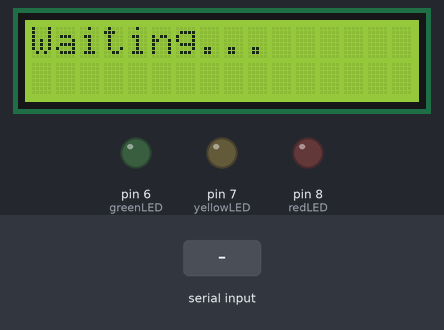
The sketch below on a simulated Arduino Uno, built with avr-gcc and run on an emulated ATmega328P. On the bench: 16×2 character LCD, output pins drawn as LEDs (lit = HIGH). The inputs (shaded band) are chosen by the test bench.

Above: at 1.2 s.
1.3 s: "90,45\n" received over Serial
At 1.6 s:
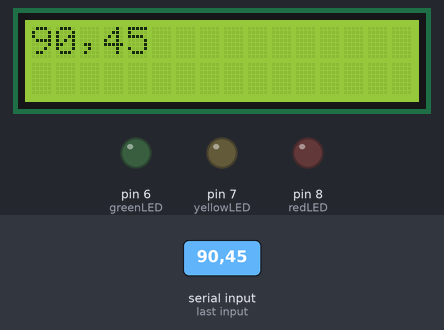
2.8 s: "PROG:\n" received over Serial
At 3.8 s:
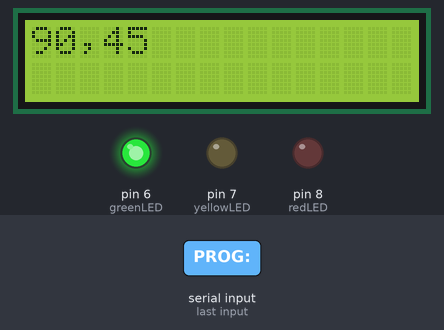
4.3 s: "PROG:90\n" received over Serial
At 5.0 s:
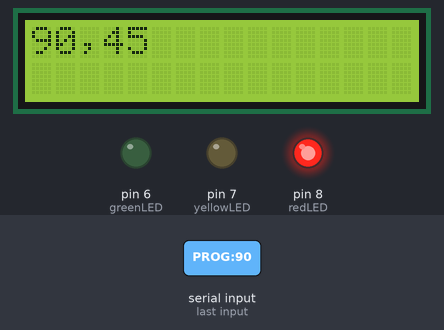
5.8 s: "PROG:,45\n" received over Serial
At 6.2 s:
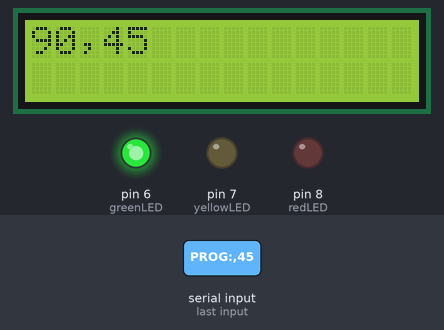
Timing chart, 0 to 8.3 s (numbered marks = the images above; inputs shaded):
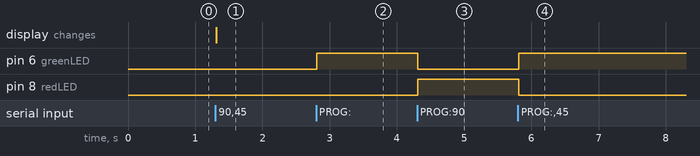

The sketch:

spotify_lcd.ino
```cpp
#include <LiquidCrystal.h>

LiquidCrystal lcd(12, 11, 5, 4, 3, 2);

// LED pins
const int greenLED = 6;
const int yellowLED = 7;
const int redLED = 8;

void setup() {
  lcd.begin(16, 2);
  Serial.begin(9600);

  pinMode(greenLED, OUTPUT);
  pinMode(yellowLED, OUTPUT);
  pinMode(redLED, OUTPUT);

  lcd.print("Waiting...");
}

void loop() {
  if (Serial.available() > 0) {
    String text = Serial.readStringUntil('\n');
    text.trim();

    // Check if the message is a lyric chunk or progress
    if (text.startsWith("PROG:")) {
      // Format from Python: PROG:45  (percentage 0-100)
      int percent = text.substring(5).toInt();

      // LED logic
      if (percent < 34) {
        digitalWrite(greenLED, HIGH);
        digitalWrite(yellowLED, LOW);
        digitalWrite(redLED, LOW);
      } else if (percent < 67) {
        digitalWrite(greenLED, LOW);
        digitalWrite(yellowLED, HIGH);
        digitalWrite(redLED, LOW);
      } else {
        digitalWrite(greenLED, LOW);
        digitalWrite(yellowLED, LOW);
        digitalWrite(redLED, HIGH);
      }

    } else {
      // Lyric chunk (old code)
      lcd.clear();
      String line1 = text.substring(0, min(16, text.length()));
      String line2 = "";
      if (text.length() > 16) line2 = text.substring(16, min(32, text.length()));

      lcd.setCursor(0, 0);
      lcd.print(line1);
      lcd.setCursor(0, 1);
      lcd.print(line2);
    }
  }
}
```

Measured:
- after the input at 1.3 s, the display: changes at once (image 1)
- after the input at 2.8 s, pin 6 (greenLED): LOW → HIGH at once
- after the input at 4.3 s, pin 6 (greenLED): HIGH → LOW at once; pin 8 (redLED): LOW → HIGH at once
- after the input at 5.8 s, pin 6 (greenLED): LOW → HIGH at once; pin 8 (redLED): HIGH → LOW at once
